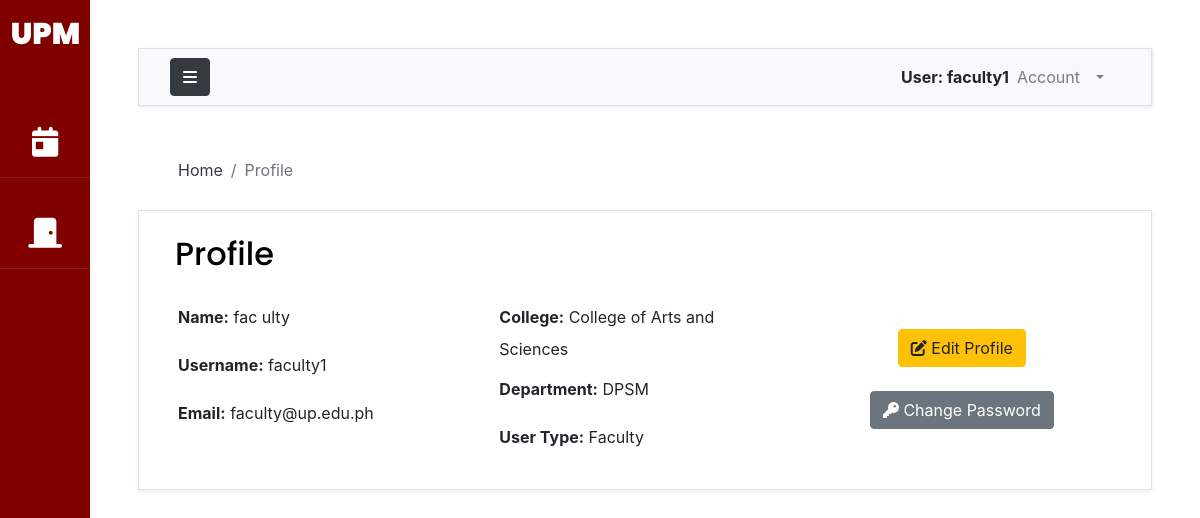
The page /accounts/profile/ (signed in) on the database its author committed.
### accounts/models.py (models this page shows, shortened)
class AuthUser(AbstractUser):
    FACULTY = 1
    STAFF = 2
    OCS = 3
    ADPD = 4
    AO = 5
    USER_TYPE_CHOICES = (
        (FACULTY, 'Faculty'),
        (STAFF, 'Staff'),
        (OCS, 'OCS'),
        (ADPD, 'ADPD'),
        (AO,'AO')
    )
    first_name = models.CharField(max_length=200)
    last_name = models.CharField(max_length=200)
    email = models.EmailField(unique=True, validators=[
        EmailValidator(allowlist=['up.edu.ph'])
    ])
    college = models.ForeignKey("UPM.College",on_delete=models.CASCADE,null=True,blank=True)
    department = models.ForeignKey("UPM.Department",on_delete=models.CASCADE,null=True,blank=True)
    user_type = models.PositiveSmallIntegerField(choices=USER_TYPE_CHOICES,null=True)
    def __str__(self):
        return self.username

### UPM/models.py (models this page shows, shortened)
class College(models.Model):
    name = models.CharField(max_length=300,null=True)
    slug = models.SlugField(null=True)
    def __str__(self):
        return self.name

class Department(models.Model):
    name = models.CharField(max_length=300,null=True)
    college = models.ForeignKey(College,on_delete=models.CASCADE,null=True)
    slug = models.SlugField(null=True)
    def __str__(self):
        return self.name

### accounts/views.py (the view)
# urls.py: path('profile/', views.viewProfile, name="profile"),
@login_required(login_url='loginPage')
def viewProfile(request):
    user = request.user
    context = {'user':user}
    return render(request,'accounts/profile.html', context)

### templates/accounts/profile.html (shortened to what this page needs)
{% extends 'base.html' %}
{% load static %}
{% load crispy_forms_tags %}
{% block breadcrumb %}
<nav aria-label="breadcrumb">
  <ol class="breadcrumb mt-3 ms-4 bg-body">
    <li class="breadcrumb-item"><a href="{% url 'indexPage' %}" class="text-dark">Home</a></li>
    <li class="breadcrumb-item active" aria-current="page">Profile</li>
  </ol>
</nav>
{% endblock breadcrumb %}
{% block content %}
<div class = "container w-70">
    <div class= "row px-4 pb-3 shadow-sm border">
        <h2 class="py-4">Profile {{booking.id}}</h2>
        <div class="col-4">
            <div class="mb-3">
                <strong><label class='form-label'>Name:</label></strong>
                {{user.first_name}} {{user.last_name}}
            </div>
            <div class="mb-3">
                <strong><label class='form-label'>Username:</label></strong>
                {{user.username}}
            </div>
            <div class="mb-3">
                <strong><label class='form-label'>Email:</label></strong>
                {{user.email}}
            </div>
        </div>
        <div class="col-4 pe-4">
            <div class="mb-3">
                <strong> <label class='form-label'>College:</label></strong>
                {{user.college}}
            </div>
            <div class="mb-3">
                <strong> <label class='form-label'>Department:</label></strong>
                {{user.department}}
            </div>
            <div class="mb-3">
                <strong><label class='form-label'>User Type:</label></strong>
                {% if user.user_type != None %}
                {{user.get_user_type_display}}
                {% else %}
                Administrator
                {% endif %}
            </div>
        </div>
        <div class="col-4 pe-4 text-center">
            <button type="button" class="editp bs-modal btn btn-warning mt-4"><i class="fa-solid fa-pen-to-square"></i> Edit Profile</button>
            <button type="button" class="pass bs-modal btn btn-secondary mt-4"><i class="fa-solid fa-key"></i> Change Password </button>
        </div>
    </div>
</div>
{% endblock content %}

### templates/base.html (shortened to what this page needs)
{% load static %}
{% load crispy_forms_tags %}
<!DOCTYPE html>
<html lang="en">
    <head>
        {% include 'css_modules.html' %}
    </head>
    <body>
        <div class="wrapper d-flex align-items-stretch">
            <nav id="sidebar" class="active">
                <h1><a href="{% url 'indexPage' %}" class="logo mt-2 pt-2">UPM</a></h1>
                <ul class="list-unstyled components mb-5">
                    <li>
                        <a href="{% url 'viewBookings' %}"><i class="fa-solid fa-calendar-day"></i> <span class="link_label ms-1"> Bookings</span></a>
                    </li>
                    {% if request.user.user_type == none %}
                    <li>
                        <a data-bs-toggle="collapse" href="#collapseOptions" role="button" aria-expanded="false" aria-controls="collapseOptions" id="clps"><i class="fa fa-cogs"></i> <span class="link_label">Administrator</span></a>
                        <div class="collapse" id="collapseOptions">
                            <a class='sub ms-4' href="{% url 'manageUsers' %}"><i class="sub fa fa-user"></i><span class="link_label ms-2">Manage Users</span></a>
                            <a class='sub ms-4' href="{% url 'manageCollege' %}"><i class="sub fa-solid fa-school"></i></i><span class="link_label">Manage Colleges</span></a>
                            <a class='sub ms-4' href="{% url 'manageRooms' %}"><i class="sub fa-solid fa-door-closed"></i><span class="link_label ms-1">Manage Rooms</span></a>
                            <a class='sub ms-4' href="{% url 'manageTerm' %}"><i class="sub fa fa-calendar"></i><span class="link_label ms-2">Manage Terms</span></a>
                        <div>
                    </li>
                    {% else %}
                        {% if request.user.user_type != none %}
                        <li>
                            <a href="{% url 'roomView' %}"><i class="fa-solid fa-door-closed"></i> <span class="link_label">View Rooms</span></a>
                        </li>
                       {% endif %}
                    {% endif %}
                </ul>
            </nav>
            <div id="content" class="p-4 p-md-5 bg-body">
                <nav class="navbar navbar-expand-lg navbar-light bg-light border">
                    <div class="container-fluid">
                        <button type="button" id="sidebarCollapse" class="btn btn-dark">
                            <i class="fa fa-bars"></i>
                        </button>
                        <div class="collapse navbar-collapse" id="navbarSupportedContent">
                            <ul class="nav navbar-nav ml-auto">
                                <span class="fw-bolder mt-2">User: {{request.user}}</span>
                                <li class="nav-item dropdown me-3 pe-3">
                                    <a class="nav-link dropdown-toggle" href="#" id="navbarDropdown" role="button" data-bs-toggle="dropdown" aria-expanded="false">
                                      Account
                                    </a>
                                </li>
                            </ul>
                        </div>
                    </div>
                </nav>
                <main>
                    <div class="app-title">
                        {% block breadcrumb %}
                        {% endblock breadcrumb %}
                    </div>
                    {% block content %}
                    {% endblock content %}
                </main>
            </div>
		</div>
    </body>
</html>

### rows shown on the page
AuthUser: user "faculty1", first_name "fac", last_name "ulty", username "faculty1", email "faculty@up.edu.ph", college "College of Arts and Sciences", department "DPSM", user_type "Faculty"
